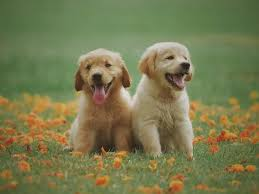
#> input picture PCD11/PCD14/anjing.jpg, 259 x 194 px, found by its file name
$ python Enkripsi_Citra.py
#> lines starting #> are read from the running program, lines starting #| are printed output that depends on the picture
import imageio.v3 as img
import numpy as np
import matplotlib.pyplot as plt

def determinan (key):
    a = key [0] [0]
    b = key [0] [1]
    c = key [1] [0]
    d = key [1] [1]

    return (a * d) - (b * c) == 1

def EnkripDekrip (image, key, choice):
    if not determinan(key):
        return "Determinan Salah !!"

    if choice == 1 :
        a = key [0] [0]
        b = key [0] [1]
        c = key [1] [0]
        d = key [1] [1]
    elif choice == 2 :
        d = key [0] [0]
        b = 256 - key [0] [1]
        c = 256 - key [1] [0]
        a = key [1] [1]


    result = np.zeros_like(image)
    for i in range(0, image.shape[0]-1,2):
        for j in range(0, image.shape[1]):
            r1 = ((image[i, j, 0] * a) + (image [i+1, j, 0] * c)) % 256
            r2 = ((image[i, j, 0] * b) + (image [i+1, j, 0] * d)) % 256

            g1 = ((image[i, j, 1] * a) + (image [i+1, j, 1] * c)) % 256
            g2 = ((image[i, j, 1] * b) + (image [i+1, j, 1] * d)) % 256

            b1 = ((image[i, j, 2] * a) + (image [i+1, j, 2] * c)) % 256
            b2 = ((image[i, j, 2] * b) + (image [i+1, j, 2] * d)) % 256

            result [i,j,0] = r1
            result [i+1,j,0] = r2
            result [i,j,1] = g1
            result [i+1,j,1] = g2
            result [i,j,2] = b1
            result [i+1,j,2] = b2

    return result.astype(np.uint8)

image = img.imread ("D:\\Ikram\\Kuliah\\Semester 5\\Pengolahan Citra Digital\\PCD14\\anjing.jpg")
#> image is the input picture: shape (194, 259, 3); mean R, G, B 120, 121.5, 79.2
key = np.array([
    [5,3],
    [3,2]
])

imgEnkripsi = EnkripDekrip(image, key, 1)
#> after the loop in EnkripDekrip, `for i in range(0, image.shape[0]-1,2):`:
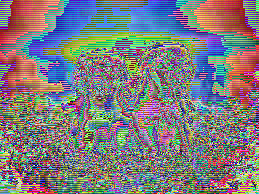
#> result: shape (194, 259, 3); mean R, G, B 126.1, 123.9, 126.6
imgDekripsi = EnkripDekrip(imgEnkripsi, key, 2)

plt.figure(figsize=(10,10))

plt.subplot(1,3,1)
plt.imshow(image)

plt.subplot(1,3,2)
plt.imshow(imgEnkripsi)

plt.subplot(1,3,3)
plt.imshow(imgDekripsi)

plt.show()
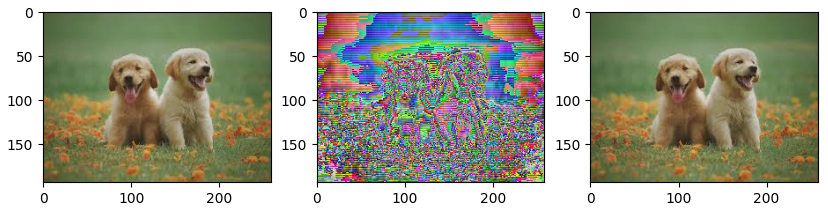
#> figure drawn by matplotlib, 3 panels
